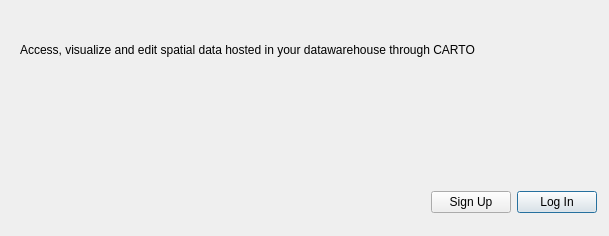
<?xml version="1.0" encoding="UTF-8"?>
<ui version="4.0">
 <class>Dialog</class>
 <widget class="QDialog" name="Dialog">
  <property name="geometry">
   <rect>
    <x>0</x>
    <y>0</y>
    <width>609</width>
    <height>236</height>
   </rect>
  </property>
  <property name="windowTitle">
   <string>Authorize CARTO</string>
  </property>
  <layout class="QVBoxLayout" name="verticalLayout">
   <property name="leftMargin">
    <number>0</number>
   </property>
   <property name="topMargin">
    <number>0</number>
   </property>
   <property name="rightMargin">
    <number>0</number>
   </property>
   <item>
    <widget class="QLabel" name="labelLogo">
     <property name="text">
      <string/>
     </property>
    </widget>
   </item>
   <item>
    <spacer name="verticalSpacer">
     <property name="orientation">
      <enum>Qt::Vertical</enum>
     </property>
     <property name="sizeType">
      <enum>QSizePolicy::Fixed</enum>
     </property>
     <property name="sizeHint" stdset="0">
      <size>
       <width>20</width>
       <height>20</height>
      </size>
     </property>
    </spacer>
   </item>
   <item>
    <layout class="QHBoxLayout" name="horizontalLayout_2">
     <item>
      <spacer name="horizontalSpacer_2">
       <property name="orientation">
        <enum>Qt::Horizontal</enum>
       </property>
       <property name="sizeType">
        <enum>QSizePolicy::Fixed</enum>
       </property>
       <property name="sizeHint" stdset="0">
        <size>
         <width>20</width>
         <height>20</height>
        </size>
       </property>
      </spacer>
     </item>
     <item>
      <widget class="QLabel" name="label_login">
       <property name="text">
        <string>Access, visualize and edit spatial data hosted in your datawarehouse through CARTO</string>
       </property>
       <property name="alignment">
        <set>Qt::AlignLeading|Qt::AlignLeft|Qt::AlignVCenter</set>
       </property>
       <property name="wordWrap">
        <bool>true</bool>
       </property>
       <property name="margin">
        <number>12</number>
       </property>
      </widget>
     </item>
    </layout>
   </item>
   <item>
    <spacer name="verticalSpacer_2">
     <property name="orientation">
      <enum>Qt::Vertical</enum>
     </property>
     <property name="sizeType">
      <enum>QSizePolicy::MinimumExpanding</enum>
     </property>
     <property name="sizeHint" stdset="0">
      <size>
       <width>20</width>
       <height>65</height>
      </size>
     </property>
    </spacer>
   </item>
   <item>
    <layout class="QHBoxLayout" name="horizontalLayout" stretch="0,0,0">
     <property name="rightMargin">
      <number>12</number>
     </property>
     <property name="bottomMargin">
      <number>12</number>
     </property>
     <item>
      <spacer name="horizontalSpacer">
       <property name="orientation">
        <enum>Qt::Horizontal</enum>
       </property>
       <property name="sizeHint" stdset="0">
        <size>
         <width>40</width>
         <height>20</height>
        </size>
       </property>
      </spacer>
     </item>
     <item>
      <widget class="QPushButton" name="btnSignup">
       <property name="text">
        <string>Sign Up</string>
       </property>
      </widget>
     </item>
     <item>
      <widget class="QPushButton" name="btnLogin">
       <property name="text">
        <string>Log In</string>
       </property>
       <property name="default">
        <bool>true</bool>
       </property>
      </widget>
     </item>
    </layout>
   </item>
  </layout>
 </widget>
 <resources/>
 <connections/>
</ui>
